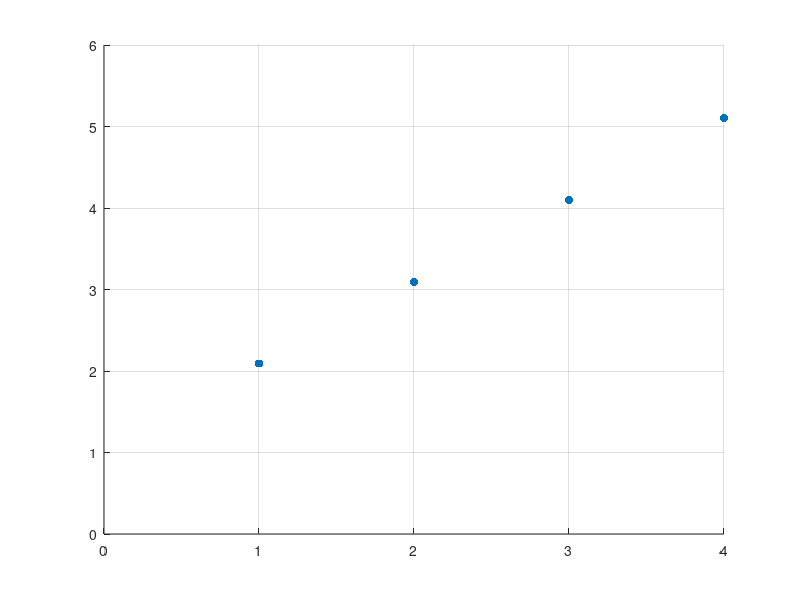

MATLAB code for this plot:
clear all

x = [1 2 3 4];
y = [8.1 22.1 60.1 165];
scatter(x, log(y), 'filled')
grid on
hold on
xlim([0 4])
ylim([0 6])